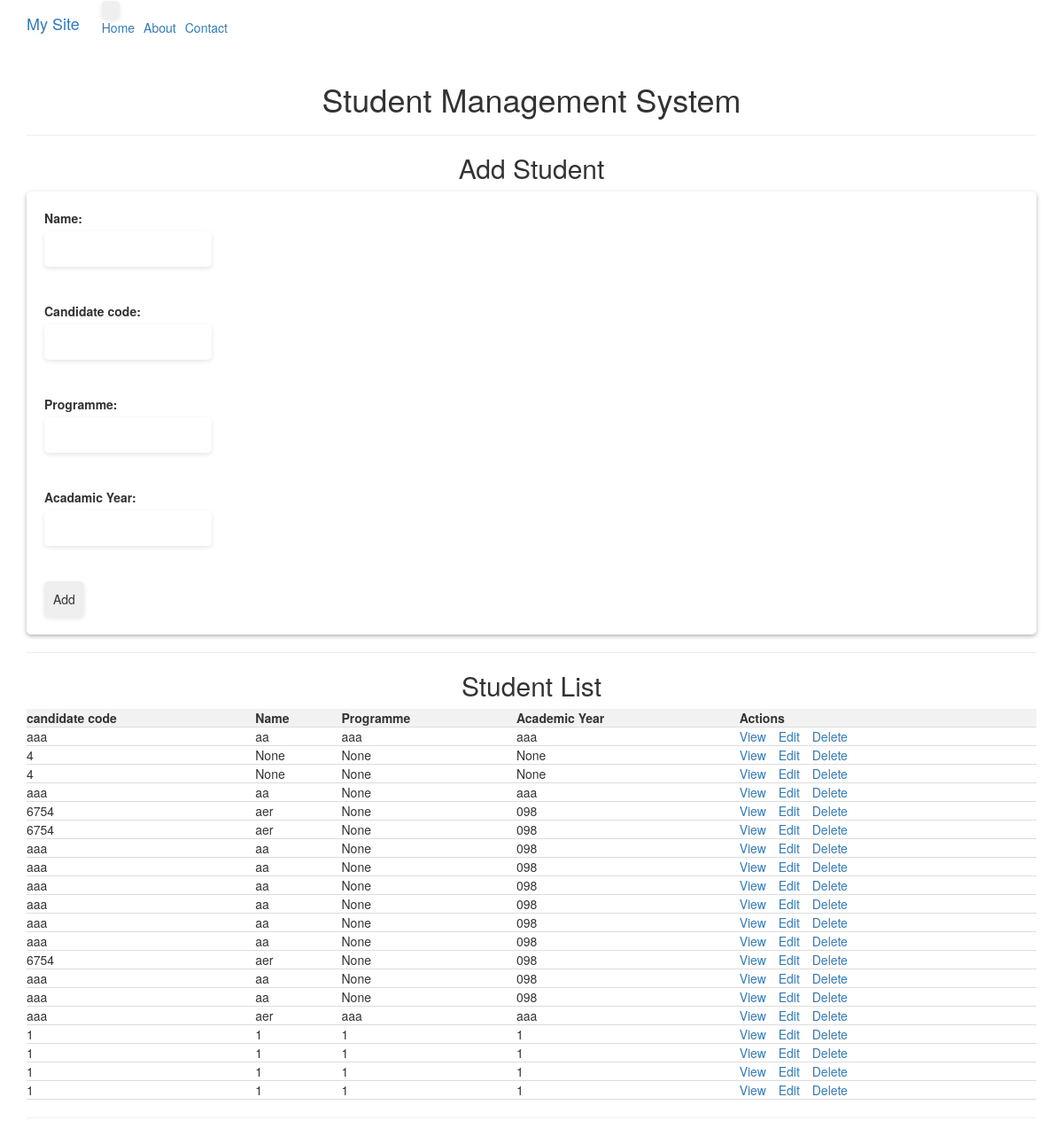
/students, run on the app's committed database.
### student/models.py (models this page shows)
class Student(models.Model):
    name = models.CharField(max_length=100, null=True)
    candidate_code = models.CharField(max_length=100)
    programme = models.CharField(max_length=100, null=True)
    academic_year = models.CharField(max_length=100, null=True)

### student/views.py (the view, shortened to what this page needs)
# urls.py: path('students',views.Students.as_view(),name="student_list"),
class Students(APIView):
    def get(self,request):
        students = Student.objects.values('id','name','candidate_code','programme',
                                                'academic_year','mark__internal_mark',
                                                'mark__external_mark')
        context = {'students': students}
        return render(request, 'home.html',context)

### student/templates/home.html (shortened to what this page needs)
{% extends 'base.html' %}
{% block content %}
<!DOCTYPE html>
<html>
<head>
</head>
<body>
  <h1>Student Management System</h1>
  <hr>
  <h2>{% if student %}Edit Student{% else %}Add Student{% endif %}</h2>
  <form method="post" id="myForm" action="/students">
    <label for="name">Name:</label>
    <input type="text" name="name" value="{% if student %}{{ student.name }}{% endif %}" required><br><br>
    <label for="candidate_code">Candidate code:</label>
    <input type="text" name="candidate_code" value="{% if student %}{{ student.candidate_code }}{% endif %}" required><br><br>
    <label for="programme">Programme:</label>
    <input type="programme" name="programme" value="{% if student %}{{ student.programme }}{% endif %}" required><br><br>
    <label for="academic_year">Acadamic Year:</label>
    <input type="tel" name="academic_year" value="{% if student %}{{ student.academic_year }}{% endif %}" required><br><br>
    <button type="button" onclick="myFunction()">{% if student %}Save{% else %}Add{% endif %}</button>
  </form>
  <hr>
  <h2>Student List</h2>
  <table>
    <thead>
      <tr>
        <th>candidate code</th>
        <th>Name</th>
        <th>Programme</th>
        <th>Academic Year</th>
        <th>Actions</th>
      </tr>
    </thead>
    <tbody>
      {% for student in students %}
        <tr>
          <td>{{ student.candidate_code }}</td>
          <td>{{ student.name }}</td>
          <td>{{ student.programme }}</td>
          <td>{{ student.academic_year }}</td>
          <td>
            <a href="?student_id={{ student.id }}">View</a>
            <a href="?student_id={{ student.id }}&edit=1">Edit</a>
            <a onclick="deletefn()">Delete</a>
          </td>
        </tr>
      {% empty %}
        <tr>
          <td colspan="5">No students found.</td>
        </tr>
      {% endfor %}
    </tbody>
  </table>
  <hr>
</body>
</html>
{% endblock %}

### student/templates/base.html (shortened to what this page needs)
{% load static %}
<!DOCTYPE html>
<html lang="en">
<head>
  <link rel="stylesheet" href="{% static 'css/bootstrap.min.css' %}">
</head>
<body>
  <nav class="navbar navbar-expand-lg navbar-light bg-light">
    <div class="container">
      <a class="navbar-brand" href="#">My Site</a>
      <button class="navbar-toggler" type="button" data-toggle="collapse" data-target="#navbarNav" aria-controls="navbarNav" aria-expanded="false" aria-label="Toggle navigation">
      </button>
      <div class="collapse navbar-collapse" id="navbarNav">
        <ul class="navbar-nav">
          <li class="nav-item">
            <a class="nav-link" href="#">Home</a>
          </li>
          <li class="nav-item">
            <a class="nav-link" href="#">About</a>
          </li>
          <li class="nav-item">
            <a class="nav-link" href="#">Contact</a>
          </li>
        </ul>
      </div>
    </div>
  </nav>
  <div class="container mt-4">
    {% block content %}
    {% endblock %}
  </div>
  <link rel="stylesheet" href="https://maxcdn.bootstrapcdn.com/bootstrap/3.4.1/css/bootstrap.min.css">
  </body>
</html>

### student/templates/home.html (style rules this page uses)
body { font-family: Arial, sans-serif; background-color: #f2f2f2; }
h1, h2 { text-align: center; margin-top: 20px; }
hr { border: none; border-top: 2px solid #ccc; margin: 20px 0; }
form { background-color: #fff; padding: 20px; border-radius: 5px; box-shadow: 0px 2px 5px rgba(0, 0, 0, 0.3); margin-bottom: 20px; }
label { display: block; margin-bottom: 10px; }
input, button { display: block; margin-bottom: 20px; padding: 10px; font-size: 16px; border-radius: 5px; border: none; box-shadow: 0px 2px 5px rgba(0, 0, 0, 0.1); }
table { border-collapse: collapse; width: 100%; }
th, td { padding: 8px; text-align: left; border-bottom: 1px solid #ddd; }
th { background-color: #f2f2f2; }
ul { list-style: none; padding: 0; margin-bottom: 20px; }
li { margin-bottom: 10px; }
a { color: #1e90ff; text-decoration: none; margin-right: 10px; }

### data on the page
Student: candidate_code "aaa", name "aa", programme "aaa", academic_year "aaa"
Student: candidate_code "4", name "None", programme "None", academic_year "None"
Student: candidate_code "4", name "None", programme "None", academic_year "None"
Student: candidate_code "aaa", name "aa", programme "None", academic_year "aaa"
Student: candidate_code "6754", name "aer", programme "None", academic_year "098"
Student: candidate_code "6754", name "aer", programme "None", academic_year "098"
Student: candidate_code "aaa", name "aa", programme "None", academic_year "098"
Student: candidate_code "aaa", name "aa", programme "None", academic_year "098"
Student: candidate_code "aaa", name "aa", programme "None", academic_year "098"
Student: candidate_code "aaa", name "aa", programme "None", academic_year "098"
Student: candidate_code "aaa", name "aa", programme "None", academic_year "098"
Student: candidate_code "aaa", name "aa", programme "None", academic_year "098"
Student: candidate_code "6754", name "aer", programme "None", academic_year "098"
Student: candidate_code "aaa", name "aa", programme "None", academic_year "098"
Student: candidate_code "aaa", name "aa", programme "None", academic_year "098"
Student: candidate_code "aaa", name "aer", programme "aaa", academic_year "aaa"
Student: candidate_code "1", name "1", programme "1", academic_year "1"
Student: candidate_code "1", name "1", programme "1", academic_year "1"
Student: candidate_code "1", name "1", programme "1", academic_year "1"
Student: candidate_code "1", name "1", programme "1", academic_year "1"
